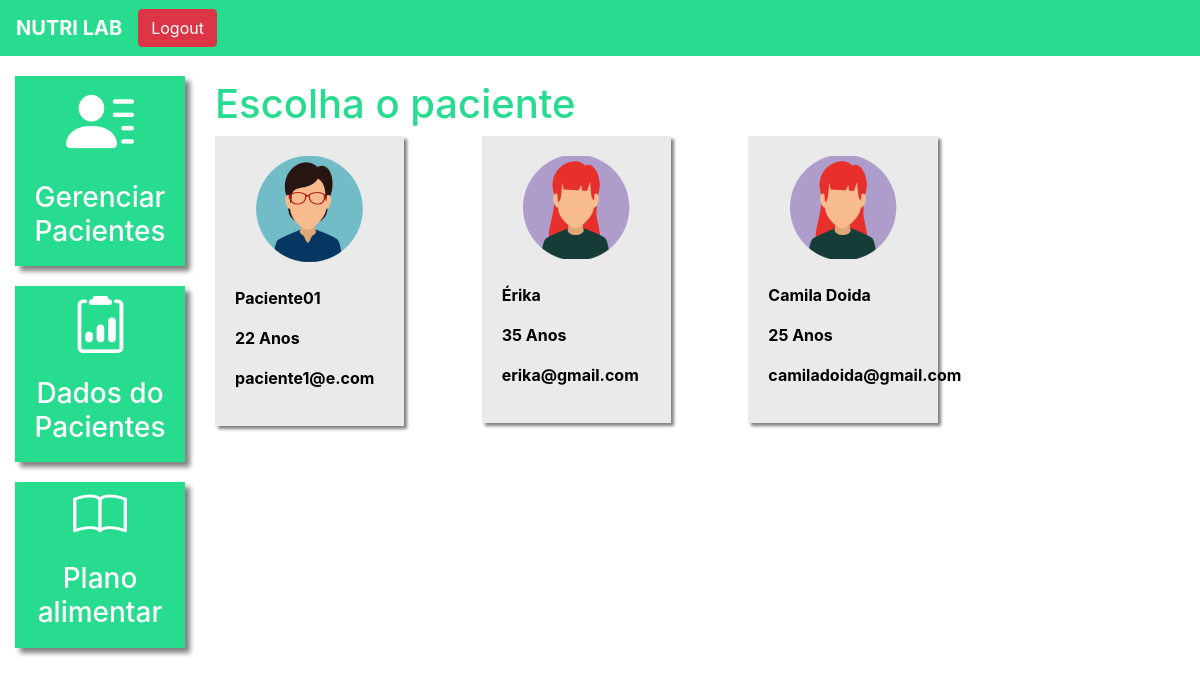
Before: /dados_paciente/ (signed in) with the older database file.
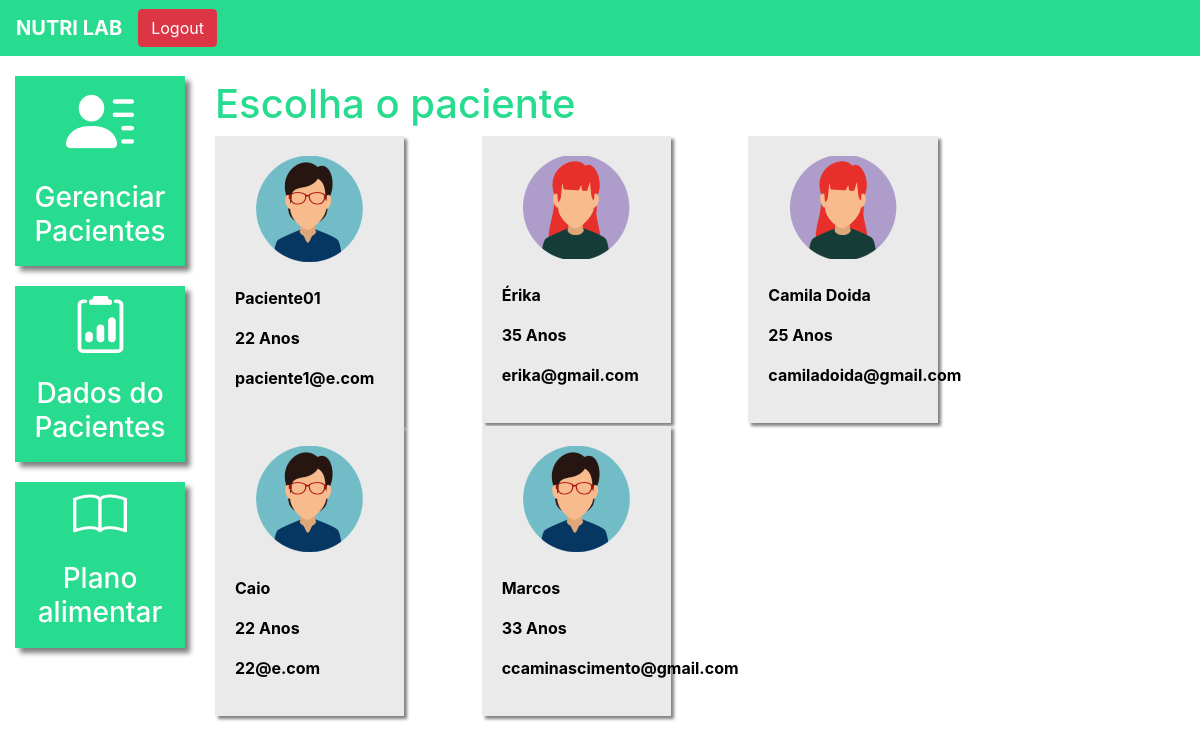
After: the same page with the newer database file.
### plataforma/models.py (models this page shows, shortened)
class Pacientes(models.Model):
    choices_sexo = (('F', 'Feminino'),
                    ('M', 'Maculino'))
    nome = models.CharField(max_length=50)
    sexo = models.CharField(max_length=1, choices=choices_sexo)
    idade = models.IntegerField()
    email = models.EmailField()
    telefone = models.CharField(max_length=19)
    nutri = models.ForeignKey(User, on_delete=models.CASCADE)

### plataforma/views.py (the view)
# urls.py: path('dados_paciente/', views.dados_paciente_listar, name="dados_paciente_listar"),
@login_required(login_url='/auth/logar/')
def dados_paciente_listar(request):
    if request.method == "GET":
        pacientes = Pacientes.objects.filter(nutri=request.user)
        return render(request, 'dados_paciente_listar.html', {'pacientes': pacientes})

### plataforma/templates/dados_paciente_listar.html (shortened to what this page needs)
{% extends 'base_plataforma.html' %}
{% load static %}
{% block 'plataforma' %}
    <br>
		<h1 class="titulo">Escolha o paciente</h1>
    <div  class="row">
        {% for paciente in pacientes%}
            <div class="col-md-4">
                <a href=" {% url 'dados_paciente' paciente.id %}" class="link-hover">
                    <div class="card-paciente">
                        <div class="foto-perfil">
                            {% if paciente.sexo == "M"%}
                                <img src="{% static 'plataforma/img/perfil2.png' %}">
                            {% else %}
                                <img src="{% static 'plataforma/img/perfil1.png' %}">
                            {% endif %}
                        </div>
                        <br>
                        <p class="dados">{{paciente.nome}}</p>
                        <p class="dados">{{paciente.idade}} Anos</p>
                        <p class="dados">{{paciente.email}}</p>
                    </div>
                </a>
            </div>
        {% endfor %}
    </div>
{% endblock%}

Changed rows visible on the page:
added Pacientes: nome "Caio", idade "22", email "22@e.com"
added Pacientes: nome "Marcos", idade "33", email "ccaminascimento@gmail.com"
